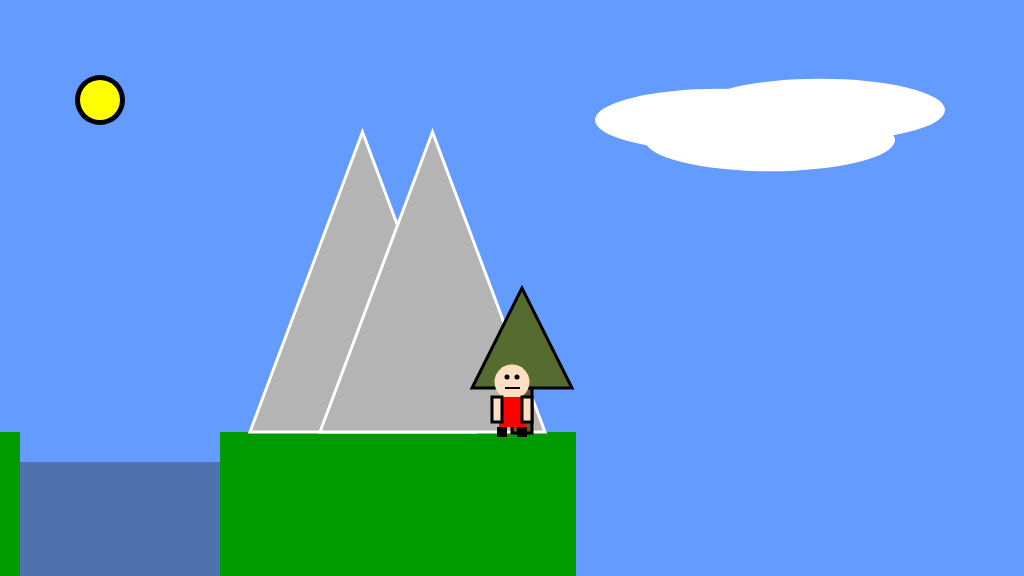
Frame 1 (no input)
Frame 60 (no input): identical to frame 1, image omitted
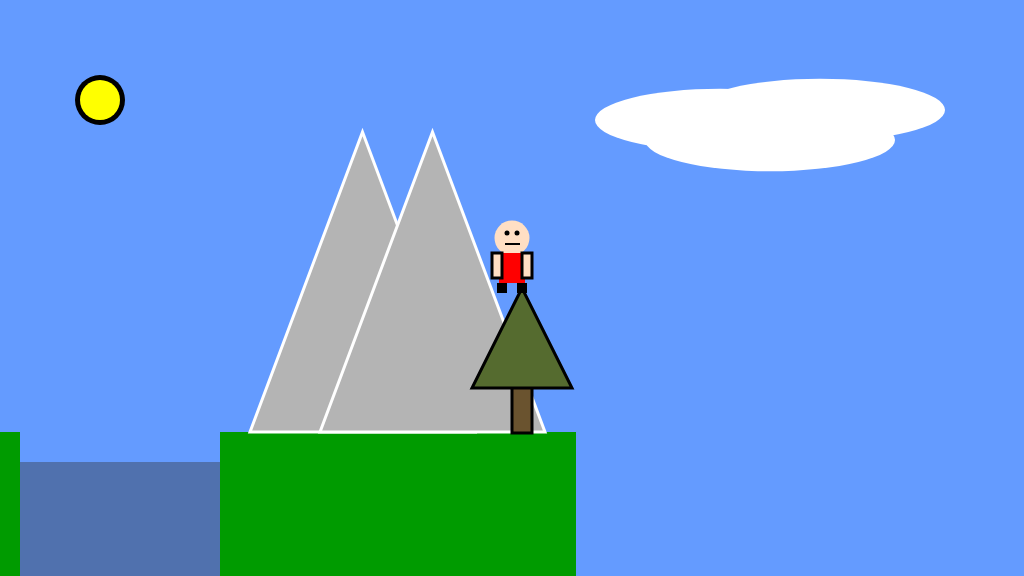
Frame 120 (the mouse pressed at the canvas centre since frame 60)

The p5.js sketch that drew these frames (run headless with seeded random() and noise() and a simulated clock; from frame 60 on, the mouse is pressed at the canvas centre):

// p5.js sketch
// ── sketch.js
/*

The Game Project

2b - using variables

*/

var floorPos_y;

var gameChar_x;
var gameChar_y;

var treePos_x;
var treePos_y;

var canyon;
var collectable;

var mountain;
var cloud;


function setup()
{
	createCanvas(1024, 576);
	floorPos_y = 432; //NB. we are now using a variable for the floor position

	//NB. We are now using the built in variables height and width
	gameChar_x = width/2;
	gameChar_y = floorPos_y;

	treePos_x = width/2;
	treePos_y = height/2;

	//set canyon position & width
	canyon = {x_pos: 20,	width: 200};

	//set collectible item
	collectable = {x_pos: 100, y_pos: 100, size: 50};

    // set mountain position and size
    mountain = {x_pos: 250, y_pos: floorPos_y, width: 225, height: 300, offset: 70};
    
    // set cloud position and size
    cloud = {x_pos: 720, y_pos: 120, size: 250};

}

function draw()
{
	background(100, 155, 255); //fill the sky blue

	noStroke();
	fill(0, 155, 0);
	rect(0, floorPos_y, height, width - floorPos_y); //draw some green ground

	//draw cloud
	noStroke();
    fill(255,255,255);
    ellipse(cloud.x_pos,cloud.y_pos,cloud.size,cloud.size/4);
    ellipse(cloud.x_pos+50,cloud.y_pos+20,cloud.size,cloud.size/4);
    ellipse(cloud.x_pos+100,cloud.y_pos-10,cloud.size,cloud.size/4);


    //draw mountain
    fill(180, 180, 180);
    stroke(255, 255, 255);
    strokeWeight(3);
    triangle(mountain.x_pos, mountain.y_pos ,mountain.x_pos + mountain.width, 
             mountain.y_pos, mountain.x_pos + mountain.width/2, mountain.y_pos - mountain.height);
    triangle(mountain.x_pos + mountain.offset, mountain.y_pos, mountain.x_pos + mountain.offset + mountain.width,
             mountain.y_pos, mountain.x_pos + mountain.offset + mountain.width/2, mountain.y_pos - mountain.height);
    

	//draw tree
	stroke(0);
	fill(106, 83, 47);
	rect(treePos_x,treePos_y+90,20,55);
	fill(85,107,47)
	triangle(treePos_x+10,treePos_y,treePos_x-40,treePos_y+100,treePos_x+60,treePos_y+100);

	//draw canyon
	noStroke();
	fill(100,155,255);
	rect(canyon.x_pos,432,canyon.width,144);
	fill(50,50,50,100);
	rect(canyon.x_pos,462,canyon.width,114);

	//draw collectible item: coin
	fill(0);
	ellipse(collectable.x_pos,collectable.y_pos,collectable.size);
	fill(255,255,0);
	ellipse(collectable.x_pos,collectable.y_pos,collectable.size-10);	


	//draw the game character
	fill(255,223,196);
	ellipse(gameChar_x, gameChar_y-50, 35);

	fill(255,0,0)
	rect(gameChar_x-13,gameChar_y-35,26,30);

	fill(0);
	rect(gameChar_x-15,gameChar_y-5,10,10);

	fill(0);
	rect(gameChar_x+5,gameChar_y-5,10,10);


	ellipse(gameChar_x-5,gameChar_y-55,5);
	ellipse(gameChar_x+5,gameChar_y-55,5);

	rect(gameChar_x-7,gameChar_y-45,15,2);
	
	fill(255,223,196);
	stroke(0)
	rect(gameChar_x-20,gameChar_y-35,10,25);
	rect(gameChar_x+10,gameChar_y-35,10,25);	
}

function mousePressed()
{

	gameChar_x = mouseX;
	gameChar_y = mouseY;

}
